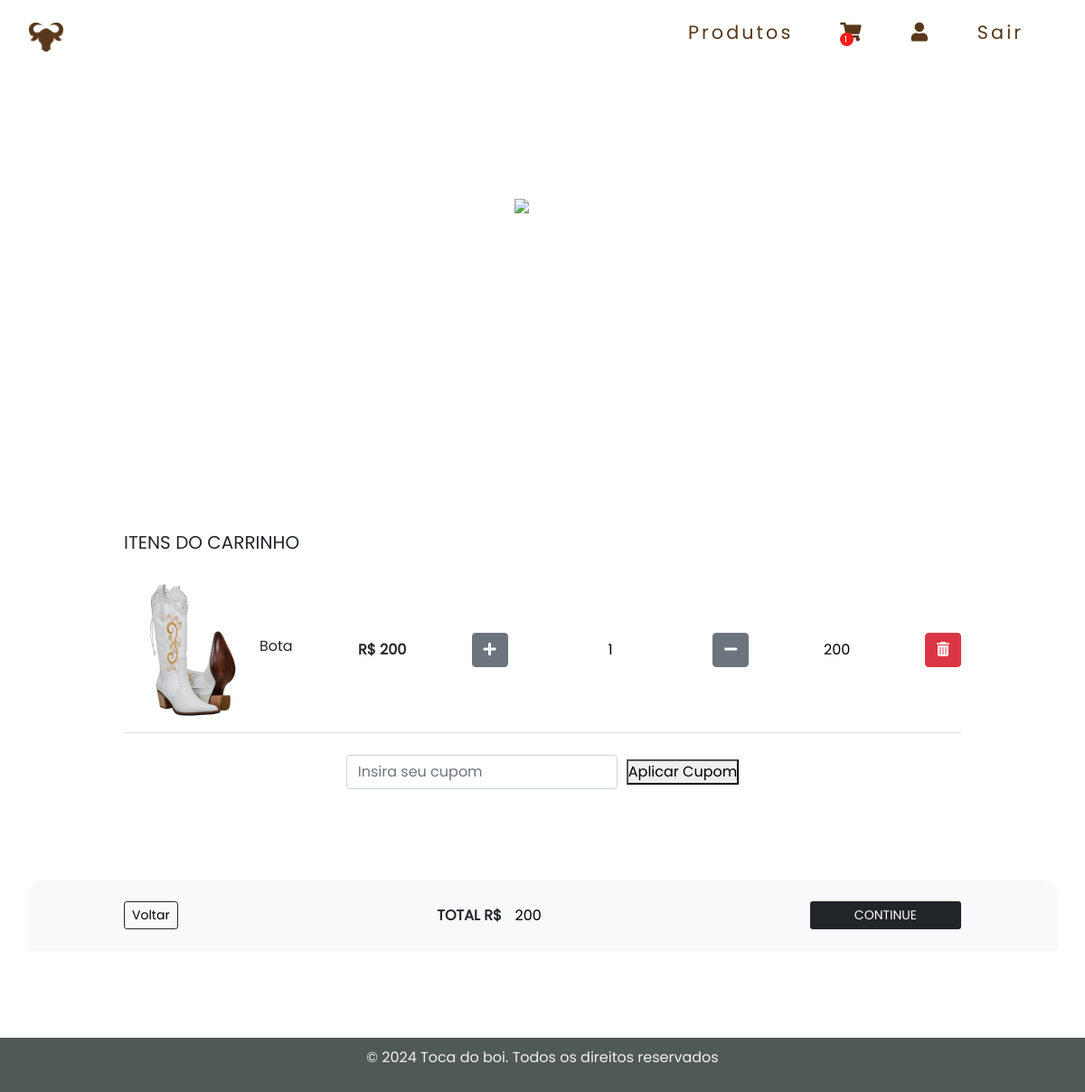
Page /view/clienteCarrinho.php (signed in) on the earlier database version.
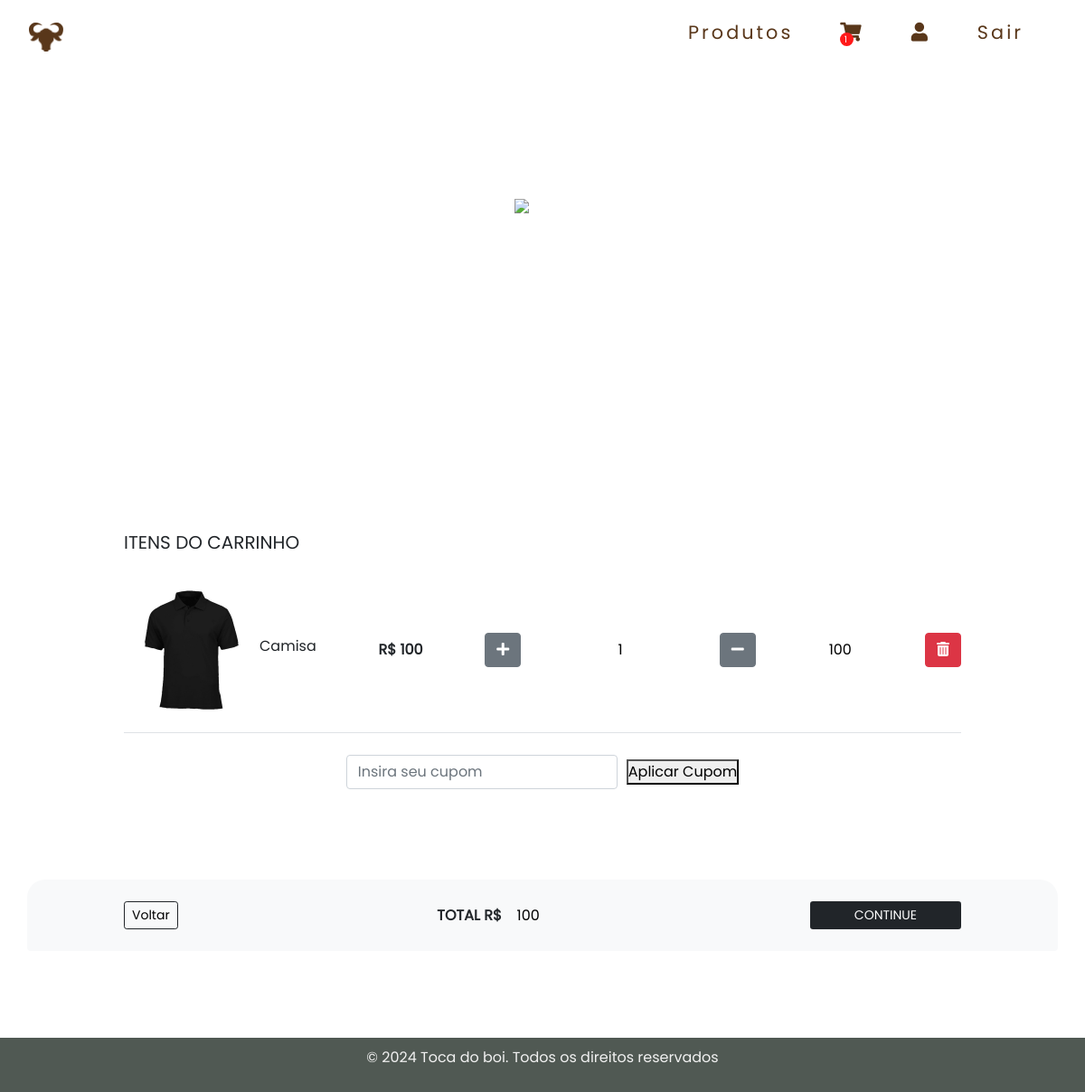
Same page on the later database version.
### tables this page shows
CREATE TABLE `carrinho` (
  `cod` int(11) NOT NULL,
  `cliente_cod` int(11) NOT NULL,
  `produto_cod` int(11) NOT NULL,
  `quantidade` int(11) NOT NULL
);

CREATE TABLE `produto` (
  `nome` varchar(100) NOT NULL,
  `fabricante` varchar(50) NOT NULL,
  `descricao` varchar(100) NOT NULL,
  `valor` int(11) NOT NULL,
  `cod` int(11) NOT NULL,
  `imagem_path` varchar(255) DEFAULT NULL,
  `sexo` varchar(40) DEFAULT NULL,
  `tipo` varchar(50) NOT NULL,
  `tamanho` varchar(100) NOT NULL,
  `material` varchar(100) NOT NULL
);

### model/BancoDeDados.php (called while the page is built, shortened)
<?php
class BancoDeDados{
    private static $instance;
    private $host;
    private $login;
    private $senha;
    private $dataBase;
    private function __construct($Host, $Login, $Senha, $DataBase){
        $this->host = $Host;
        $this->login = $Login;
        $this->senha = $Senha;
        $this->dataBase = $DataBase;
    }
    public static function getInstance(){
        if (!self::$instance) {
            self::$instance = new BancoDeDados("localhost", "root", "", "toca");
        }
        return self::$instance;
    }
    public function conectarBD(){
        $conexao = mysqli_connect($this->host,$this->login,$this->senha,$this->dataBase);
        return($conexao);
    }
    public function retornarProdutosCarrinho($usuarioLogado) {
        $conexao = $this->conectarBD();
        $consulProd = "SELECT
        c.cod AS codigo_carrinho,
        p.nome AS nome_produto,
        p.cod AS cod_produto,
        p.imagem_path AS caminho_imagem,
        p.valor AS valor_produto,
        c.quantidade AS quantidade
                        FROM carrinho c
                        JOIN produto p ON c.produto_cod = p.cod
                        WHERE c.cliente_cod = '{$usuarioLogado}'";
        $listaProdutosCarrinho = mysqli_query($conexao, $consulProd);
        return $listaProdutosCarrinho;
    }
    public function retornarEndereco($usuarioLogado){
        $conexao = $this->conectarBD();
        $consulProd = "SELECT cod FROM endereco WHERE cod_cliente = $usuarioLogado";
        $resultado = mysqli_query($conexao, $consulProd);
        if ($resultado && mysqli_num_rows($resultado) > 0) {
            return mysqli_fetch_assoc($resultado);
        } else {
            return null;
        }
    }
    public function retornarQuantidadeCarrinho($usuarioLogado){
        $conexao = $this->conectarBD();
        $sql = "
            SELECT cliente_cod, COUNT(produto_cod) AS total_produtos
            FROM carrinho
           	WHERE cliente_cod = '$usuarioLogado';
        ";
        $quantidade = mysqli_query($conexao, $sql);
        return $quantidade;
    }
}
?>

### model/SessionManager.php (called while the page is built, shortened)
<?php
    class SessionManager {
        public static function get($key) {
            return isset($_SESSION[$key]) ? $_SESSION[$key] : null;
        }
    }

### controller/Controlador.php (the view, shortened to what this page needs)
<?php
require_once("../model/BancoDeDados.php");
require_once("../model/SessionManager.php");
class Controlador{
    private $bancoDeDados;
    function __construct(){
        $this->bancoDeDados = BancoDeDados::getInstance();
    }
    public function visualizarProdutosCarrinho(){
        $prod="";
        $usuarioLogado = SessionManager::get("cod");
        $endereco = $this->bancoDeDados->retornarEndereco($usuarioLogado);
        if ($endereco !== null) {
            $codEndereco = $endereco['cod'];
        } else {
            $codEndereco = 0;
        }
        $listaProdutosCarrinho = $this->bancoDeDados->retornarProdutosCarrinho($usuarioLogado);
        while($produto = mysqli_fetch_assoc($listaProdutosCarrinho)){
            $prod .=
            "<div class='d-flex flex-row justify-content-between align-items-center pt-lg-4 pt-2 pb-3 border-bottom mobile'>" .
           " <div class='d-flex flex-row align-items-center'>" .
                "<div><img src='". $produto["caminho_imagem"] ."' width='150' height='150' alt='' id='image'></div>" .
                "<div class='d-flex flex-column pl-md-3 pl-1'>" .
                    "<div>" .
                        "<h6>".$produto["nome_produto"]."</h6>" .
                    "</div>" .
                "</div>" .
            "</div>" .
            "<div class='pl-md-0 pl-1'><b>R$ ". $produto["valor_produto"] ."</b></div>" .
                    "<input type='hidden' name='cod' value='". $produto["codigo_carrinho"] ."' readonly>".
                    "<button type='submit' class='btn btn-secondary increase' data-target='quantity".$produto["codigo_carrinho"]."' data-add='add".$produto["codigo_carrinho"]."' type='button'> <i class='fa fa-plus' aria-hidden='true'></i> </button>" .
                "<input type='text' class='px-md-3 px-1'
                id='add".$produto["codigo_carrinho"]."'
                 value='". $produto["quantidade"] ."'
                style='border: none; background: transparent; outline: none;text-align: center'readonly
                size='1'
                ></input>" .
                    "<input type='hidden' name='cod' value='". $produto["codigo_carrinho"] ."' readonly>".
                    "<button  type='submit' class='btn btn-secondary decrease' data-target='quantity".$produto["codigo_carrinho"]."' data-add='add".$produto["codigo_carrinho"]."'><i class='fa fa-minus' aria-hidden='true'></i></button>" .
            "<input class='pl-md-0 pl-1'
            id='quantity".$produto["codigo_carrinho"]."'
            type='text' value='". $produto["valor_produto"] ."'
            style='border: none; background: transparent; outline: none;text-align: center'readonly
                size='1' ></input>" .
            "<form action='../processamento/processamentoExcluirCarrinho.php' method='post'>".
            "<input type='hidden' name='cod' value='". $produto["codigo_carrinho"] ."' readonly>".
            "<button type='submit' class='btn btn-danger'><i class='fa fa-trash-o' aria-hidden='true'></i>
            </button>" .
            "</form>".
        "</div>" .
   " </div>" .
   "<div id='myModal' class='modal' >" .
   "<div class='modal-content'>" .
   "<span class='close'>"."&times;"."</span>".
    "<section class='conteudo-formulario-cadastro'>" .
        "<form action='../processamento/processamentoAddEndereco.php' method='POST' enctype='multipart/form-data'>" .
        "<section class='form-endereco'>" .
            "<label>Dados do endereço para entrega</label>" .
            "<input type='hidden' class='form-control' name='inputUsuarioLogado' value='".$usuarioLogado."'></input>" .
            "<input type='hidden' id='codEndereco' class='form-control' name='inputEndereco' value='". $codEndereco."'></input>" .
            "<div class='mb-3'>" .
                "<label for='CEP' class='form-label'>CEP</label>" .
                "<input type='number' class='form-control' name='inputCep' placeholder='Cep'required></input>" .
            "</div>" .
            "<div class='mb-3'>" .
                "<label for='Rua' class='form-label'>Rua</label>" .
                "<input type='text' class='form-control' name='inputRua' placeholder='Rua' required>" .
            "</div>" .
            "<div class='mb-3'>" .
                "<label for='Numero' class='form-label'>Número</label>" .
                "<input type='number' class='form-control' name='inputNumero' placeholder='Número' required>" .
            "</div>" .
            "<div class='mb-3'>" .
                "<label for='Bairro' class='form-label'>Bairro</label>" .
                "<input type='text' class='form-control' name='inputBairro' placeholder='Bairro' required>" .
            "</div>" .
            "<div class='mb-3'>" .
                "<label for='Complemento' class='form-label'>Complemento</label>" .
                "<input type='text' class='form-control' name='inputComplemento' placeholder='Complemento (opcional)'>" .
            "</div>" .
            "<button type='submit' class='btn btn-primary'>Confirmar</button>" .
        "</section>" .
        "</form>" .
   "</section>" .
    "</div>" .
    "</div>";
        }
$prod .=
"<form action='../processamento/processamentoCupom.php' method='POST' enctype='multipart/form-data'>" .
"<div class='d-flex flex-row justify-content-center align-items-center mt-4'>" .
"<input type='text' name='nomeCupom' id='couponCode' class='form-control' placeholder='Insira seu cupom' style='max-width: 300px; margin-right: 10px;'>" .
"<button id='applyCoupon' type='submit class='btn btn-primary'>Aplicar Cupom</button>" .
"</div>" .
"</form>" ;
        return $prod;
    }
    public function exibirQuantidadeCarrinho(){
        $input = "";
        $usuarioLogado =  SessionManager::get("cod");
        $quantidade = $this->bancoDeDados->retornarQuantidadeCarrinho($usuarioLogado);
        $quantidade = mysqli_fetch_assoc($quantidade);
        $input .=
                "<form id='quantidadeForm' method='post' action=''>".
                    "<input type='hidden' name='quantidadeCarrinhoBanco' value='" . $quantidade["total_produtos"] ."'>".
                "</form>";
    return $input;
    }
}
?>

### view/clienteLayout/cabecalho.php (shortened to what this page needs)
<!DOCTYPE html>
<html lang="pt-BR">
<head>
    <link rel="stylesheet" type="text/css" href="../css/style.css">
    <link rel="stylesheet" href="../css/index.css">
    <link rel="stylesheet" href="../css/footer.css">
    <link rel="stylesheet" href="../css/form.css">
    <link rel="stylesheet" href="../css/grid.css">
    <link rel="stylesheet" href="https://cdnjs.cloudflare.com/ajax/libs/font-awesome/4.7.0/css/font-awesome.min.css">
    <link rel="stylesheet" href="https://cdnjs.cloudflare.com/ajax/libs/font-awesome/6.2.0/css/all.min.css">
    <link rel="stylesheet" href="https://cdnjs.cloudflare.com/ajax/libs/font-awesome/5.15.4/css/all.min.css"
 />
    <link rel="stylesheet" href="https://cdn.datatables.net/2.0.3/css/dataTables.dataTables.css" />
    <link href="https://cdn.jsdelivr.net/npm/bootstrap@5.0.2/dist/css/bootstrap.min.css" rel="stylesheet"
>
</head>
<body>
    <?php
        $controlador = new Controlador();
        echo $controlador->exibirQuantidadeCarrinho();
    ?>
    <header class="cabeça">
        <nav>
            <div class="logo">
                <a href="home.php">
                    <img src="../imagens/mylogo.png" class="logo-img transition-soft">
                </a>
            </div>
            <ul class="nav-list">
                <li><a href="clienteVerProduto.php">Produtos</a></li>
                <li>
                    <a href="clienteCarrinho.php">
                        <i class="fa fa-shopping-cart"></i>
                        <span class="cart-badge">0</span>
                    </a>
                </li>
                <li><a href="clienteGerenciaUsuario.php"><i class="fa fa-user"></i></a></li>
                <li><a href="../processamento/sair.php">Sair</a></li>
            </ul>
        </nav>
    </header>
    <section class="slideshow">
        <ul>
            <li><img src="../imagens/modeloFeminina.jpg" alt="Imagem 1"
                    style="background-position: center; background-size: cover; height: 1080px;"></li>
        </ul>
    </section>

### view/clienteCarrinho.php (shortened to what this page needs)
<?php
require_once "../controller/Controlador.php";
include "clienteLayout/cabecalho.php";
?>
<div class="container bg-white rounded-top mt-5" id="zero-pad">
    <div class="row d-flex justify-content-center">
        <div class="col-lg-10 col-12 pt-3">
            <div class="d-flex flex-column pt-4">
                <div>
                    <h5 class="text-uppercase font-weight-normal">Itens do carrinho</h5>
                    <?php
                    $controlador = new Controlador();
                        echo $controlador->visualizarProdutosCarrinho();
                    ?>
                </div>
            </div>
        </div>
    </div>
    <div class="container bg-light rounded-bottom py-4" id="zero-pad">
        <div class="row d-flex justify-content-center">
            <div class="col-lg-10 col-12">
                <div class="d-flex justify-content-between align-items-center">
                    <div>
                        <button class="btn btn-sm bg-light border border-dark"><a href="clienteVerProduto.php"
                                style="text-decoration: none;color:black;">Voltar</a></button>
                    </div>
                    <div class="px-md-0 px-1" id="footer-font">
                        <b class="pl-md-4">TOTAL R$</b>
                        <input id="total"
                            style="border: none; background: transparent; outline: none; text-align: center"
                            readonly
                            size="1"
                            value="0">
                    </div>
                    <div>
                        <button class="btn btn-sm bg-dark text-white px-lg-5 px-3 openModal">CONTINUE</button>
                    </div>
                </div>
            </div>
        </div>
    </div>
<?php
  include "layout/rodape.php";
?>

### view/layout/rodape.php (shortened to what this page needs)
<footer class="rodape-login">
    <p>© 2024 Toca do boi. Todos os direitos reservados</p>
</footer>
</body>
</html>

### css/index.css (style rules this page uses)
* { box-sizing: border-box; margin: 0; padding: 0; }
.cabeça { position: fixed; width: 100%; height: auto; }
.logo-img { width: auto; height: 2rem; }
a { color: #fff; text-decoration: none; transition: 0.3s; }
nav { display: flex; justify-content: center; align-items: center; font-family: poppins; background: rgba(255, 255, 255, 1); width: 100%; height: 10vh; opacity: 0.9; position: fixed; z-index: 1000; }
nav .logo { margin-left: 2rem; }
@media (min-width: 999px) { nav { display: flex; justify-content: space-between; } }
nav ul { list-style: none; display: flex; justify-content: space-between; align-items: center; margin-bottom: 0.6em; }
nav a { color: rgba(72, 34, 2, 1); text-decoration: none; font-size: 1.3rem; }
.nav-list { list-style: none; display: flex; margin-right: 3rem; position: relative; z-index: 1001; }
.nav-list li { letter-spacing: 3px; margin-left: 32px; }
.slideshow { position: relative; overflow: hidden; height: 60vh; background-position: center; background-size: cover; background-repeat: no-repeat; background-attachment: fixed; display: flex; justify-content: center; align-items: center; z-index: -1; color: white; }
.container { font-family: poppins; margin: 5rem; margin-top: 2rem; padding: 20px; border-radius: 20px; display: grid; grid-template-columns: repeat( auto-fit, minmax(300px, 1fr) ); grid-gap: 20px; }

### css/footer.css (style rules this page uses)
footer { background-color: rgba(62, 72, 65, 0.9); color: #f1f1f1; text-align: center; padding: 10px; margin-top: 6rem; font-family: poppins; font-weight: normal; width: 100%; }

### css/form.css (style rules this page uses)
* { margin: 0; padding: 0; box-sizing: border-box; font-family: Poppins; }

### view/clienteLayout/cabecalho.php (style rules this page uses)
.nav-list { display: flex; list-style: none; }
.nav-list li { margin-right: 20px; position: relative; }
.cart-badge { position: absolute; bottom: 0; left: 0; background-color: red; color: white; width: 15px; height: 15px; border-radius: 50%; text-align: center; font-size: 10px; }

Differences in the rows shown:
removed carrinho: produto_cod.imagem_path (picture), produto_cod.nome "Bota", produto_cod.valor "200", quantidade "1"
added carrinho: produto_cod.imagem_path (picture), produto_cod.nome "Camisa", produto_cod.valor "100", quantidade "1"
Other differences:
form field value: "200" → "100"
